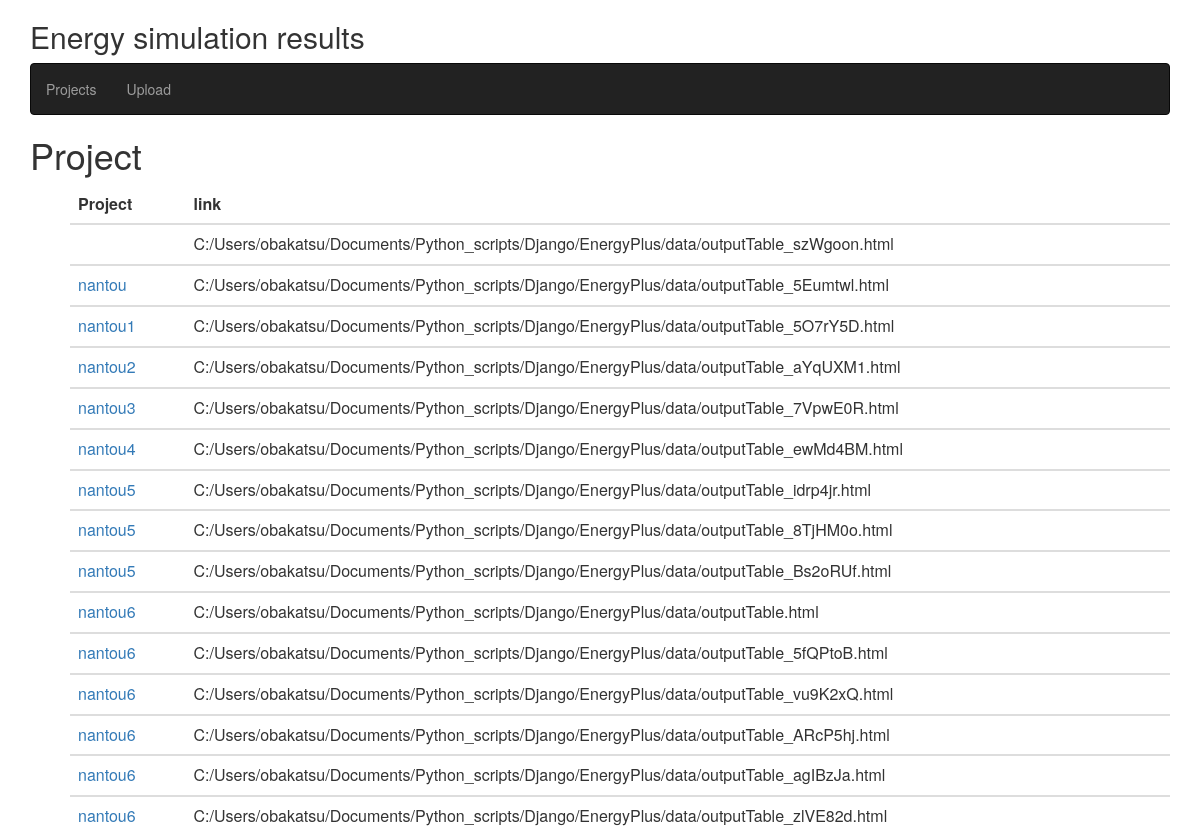
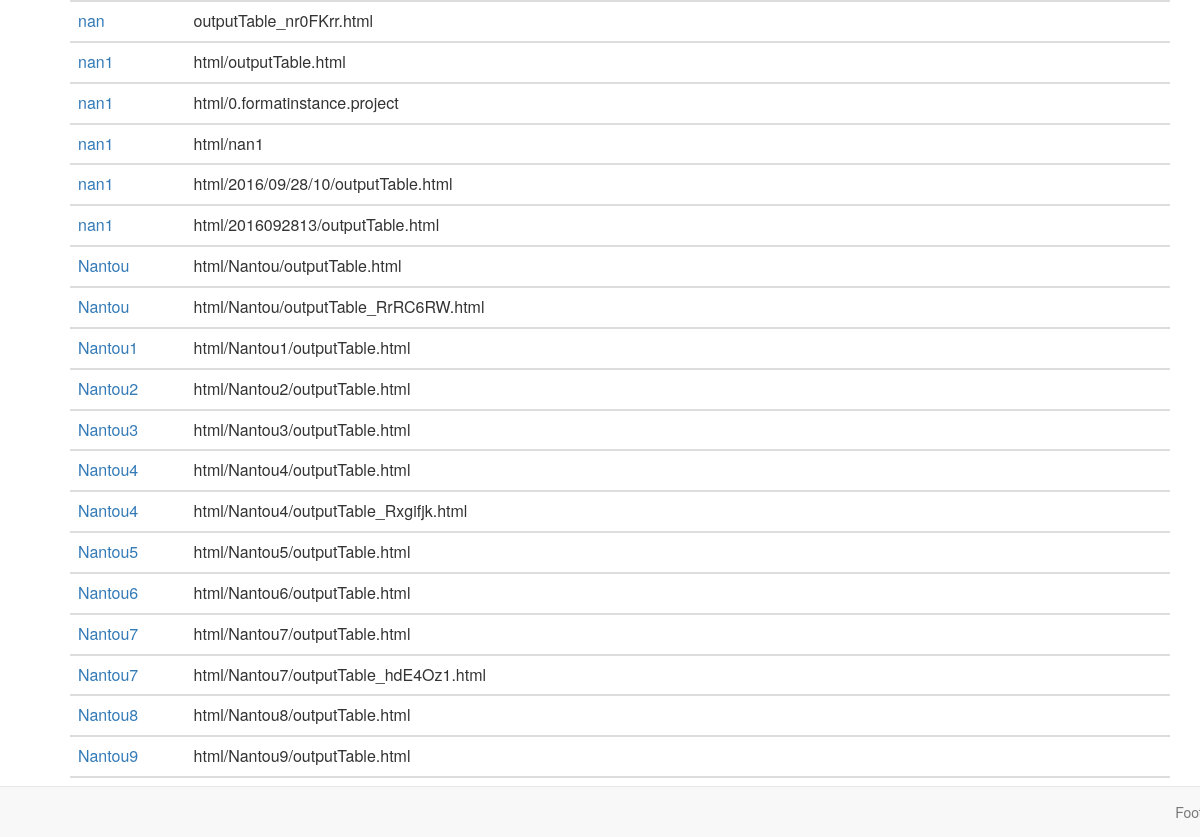
The app's page /project/, older data (2 pictures, top to bottom).
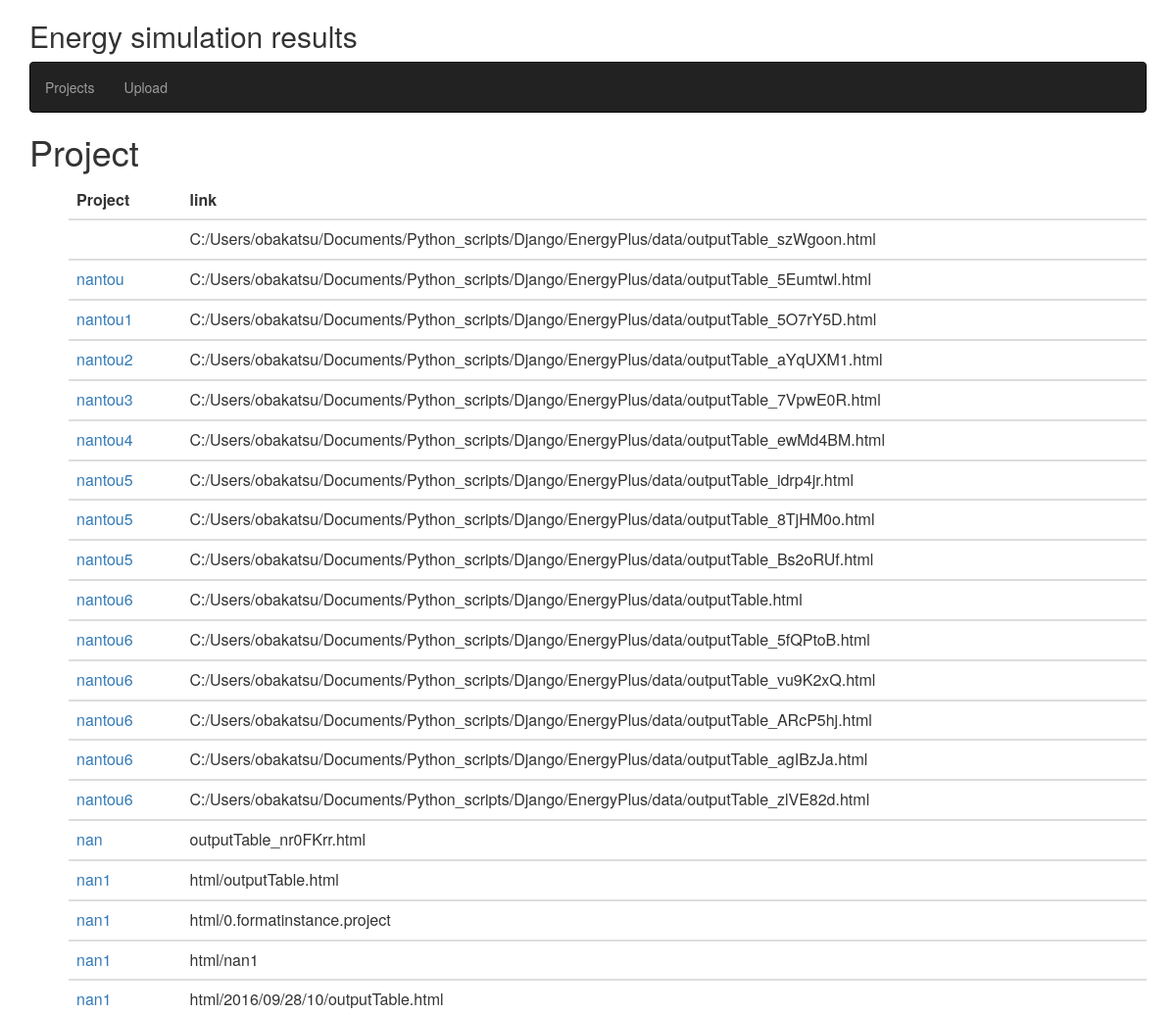
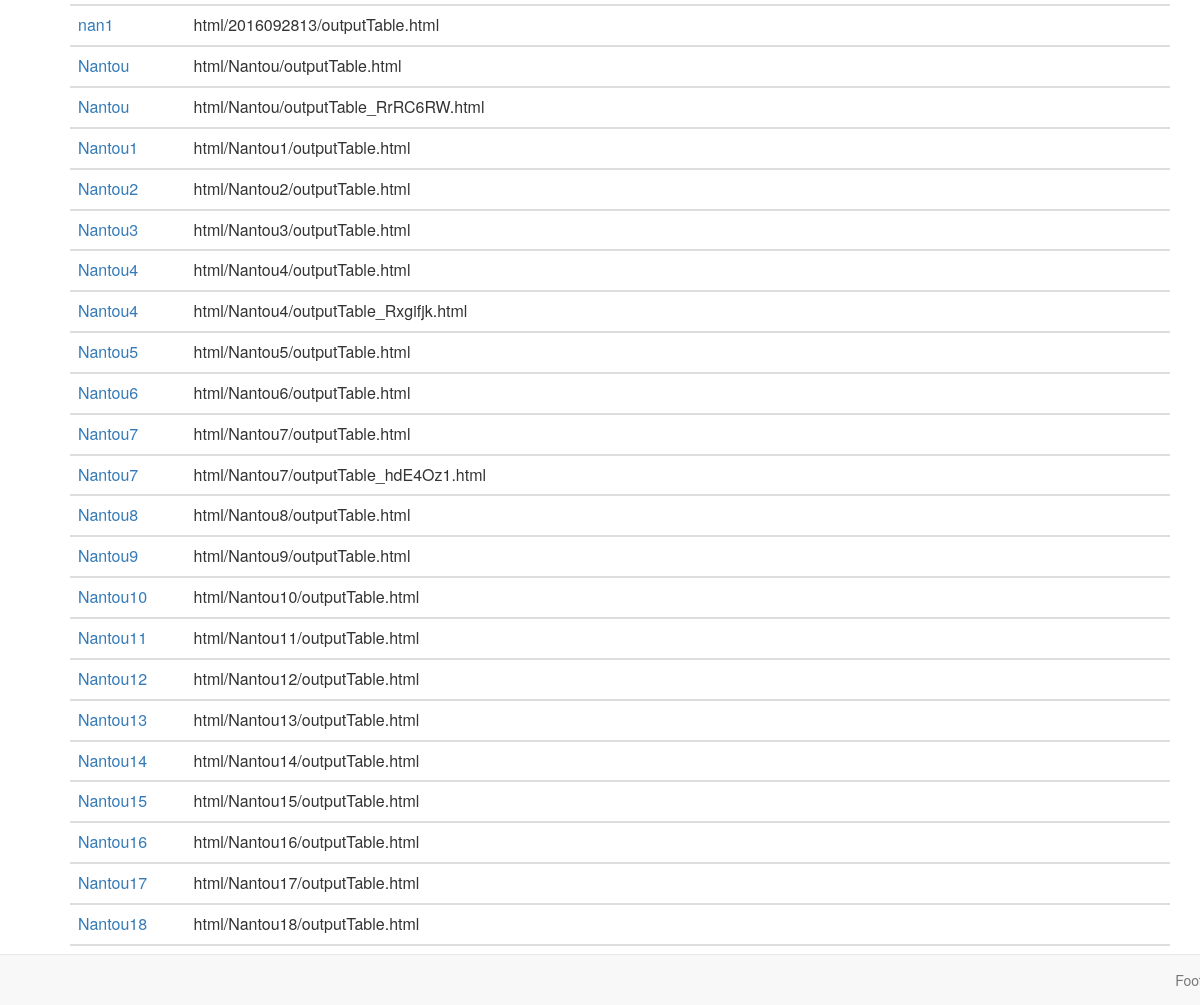
The same page, newer data (2 pictures, top to bottom).
### project/models.py (models this page shows, shortened)
class html(models.Model):
	project=models.CharField(max_length=50,blank=True)
	html=models.FileField(upload_to=dir_path)
	uploaded_at=models.DateTimeField(auto_now_add=True)

### project/views.py (the view)
# urls.py: url(r'^project/$',ListView.as_view(),name='project'),
class ListView(ListView):
	model=html
	template_name='project_list.html'

### project/templates/project_list.html
{% extends "base.html" %}
{% block content %}
<h1>Project</h1>
<ul>
<table class="table">
<thead>
	<tr>
		<th>Project</th>
		<th>link</th>
	</tr>
</thead>
<tbody>
{% for project in object_list %}
	<tr>
		<td><a href="{% url 'detail' project.pk %}">{{project.project}}</a></td>
		<td>{{project.html}}</td>
	</tr>
</tbody>
{% empty %}
    <li>No projects yet.</li>
{% endfor %}
</ul>
{% endblock %}

Row changes from the older to the newer data that the page shows:
now on this page (row unchanged): html: project "Nantou10", html "html/Nantou10/outputTable.html"
added html: project "Nantou11", html "html/Nantou11/outputTable.html"
added html: project "Nantou12", html "html/Nantou12/outputTable.html"
added html: project "Nantou13", html "html/Nantou13/outputTable.html"
added html: project "Nantou14", html "html/Nantou14/outputTable.html"
added html: project "Nantou15", html "html/Nantou15/outputTable.html"
added html: project "Nantou16", html "html/Nantou16/outputTable.html"
added html: project "Nantou17", html "html/Nantou17/outputTable.html"
added html: project "Nantou18", html "html/Nantou18/outputTable.html"
